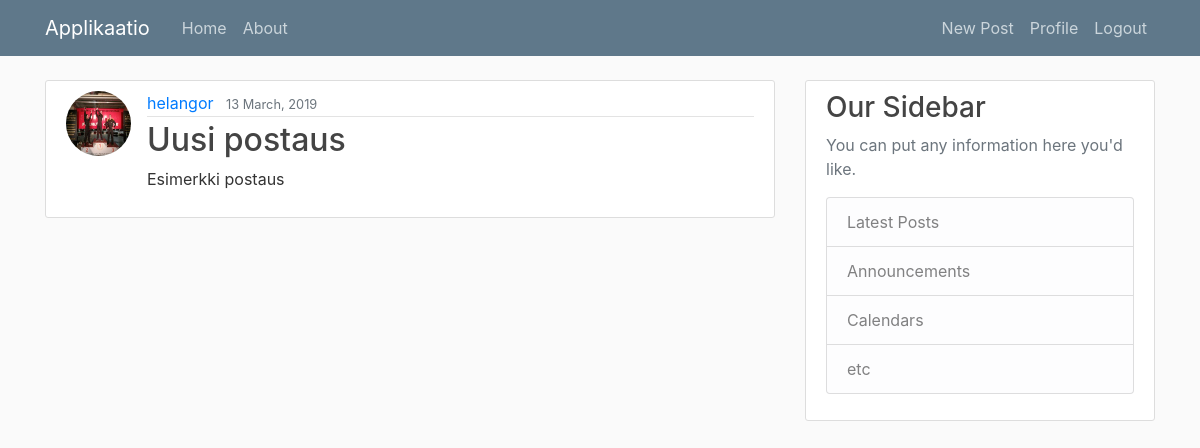
The page /post/9/ (signed in) on the database its author committed.
### applikaatio/models.py (models this page shows, shortened)
class Post(models.Model):
    title = models.CharField(max_length=100)
    content = models.TextField()
    date_posted = models.DateTimeField(default=timezone.now)
    author = models.ForeignKey(User, on_delete=models.CASCADE)

### users/models.py (models this page shows, shortened)
class Profile(models.Model):
    user = models.OneToOneField(User, on_delete=models.CASCADE)
    image = models.ImageField(default='default.jpg', upload_to='profile_pics')

### applikaatio/views.py (the view)
# urls.py: path('post/<int:pk>/', PostDetailView.as_view(), name='post-detail'),
class PostDetailView(DetailView):
    model = Post

### applikaatio/templates/applikaatio/post_detail.html (shortened to what this page needs)
{% extends "applikaatio/base.html" %}
{% block content %}
    <article class="media content-section">
        <img class="rounded-circle article-img" src="{{ object.author.profile.image.url }}">
        <div class="media-body">
        <div class="article-metadata">
            <a class="mr-2" href="#">{{ object.author }}</a>
            <small class="text-muted">{{ object.date_posted|date:"j F, Y" }}</small>
        </div>
        <h2 class="article-title">{{ object.title }}</h2>
        <p class="article-content">{{ object.content }}</p>
        </div>
    </article>
{% endblock content %}

### applikaatio/static/applikaatio/main.css (style rules this page uses)
body { background: #fafafa; color: #333333; margin-top: 5rem; }
h1, h2, h3, h4, h5, h6 { color: #444444; }
.content-section { background: #ffffff; padding: 10px 20px; border: 1px solid #dddddd; border-radius: 3px; margin-bottom: 20px; }
.article-title { color: #444444; }
.article-content { white-space: pre-line; }
.article-img { height: 65px; width: 65px; margin-right: 16px; }
.article-metadata { padding-bottom: 1px; margin-bottom: 4px; border-bottom: 1px solid #e3e3e3 }

### rows shown on the page
Post: author.profile.image (picture), author "helangor", date_posted "13 March, 2019", title "Uusi postaus", content "Esimerkki postaus"
